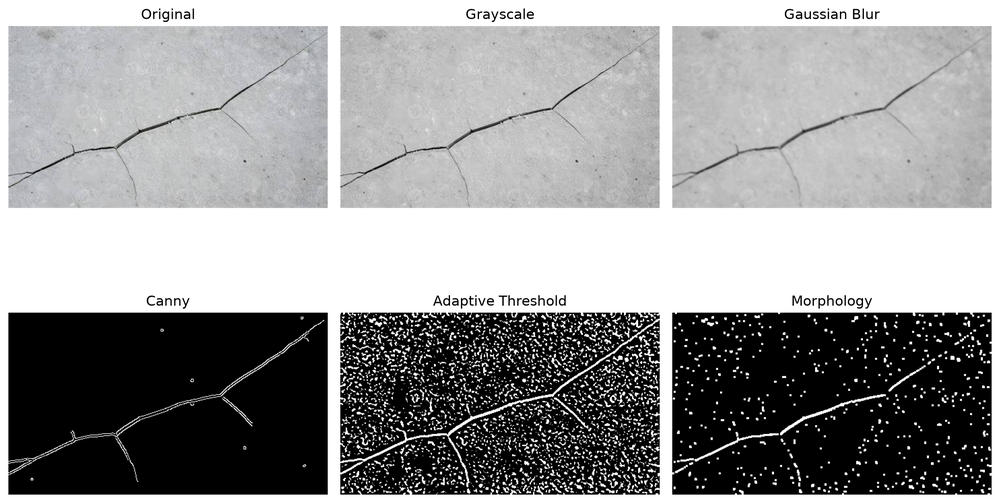
#> input picture experiments/results/comparison.png, 1000 x 503 px, shrunk from 2380 x 1197 before the run
$ python main.py --image ../experiments/results/comparison.png
#> lines starting #> are read from the running program, lines starting #| are printed output that depends on the picture; after the words box and inside, x2 and y2 are one past the last pixel; in counts of white or black regions, pixels touching at a corner belong together
### src/crack_detection.py

from pathlib import Path
import argparse

import cv2
import matplotlib.pyplot as plt
import numpy as np


def detect_cracks(image_path, output_dir="experiments/results"):
#> called with output_dir = 'experiments/results'
    image_path = Path(image_path)

    image = cv2.imread(str(image_path))
#> image is the input picture: shape (503, 1000, 3); mean B, G, R 151.2, 150.9, 150.8
    if image is None:
        raise FileNotFoundError(f"Cannot read image: {image_path}")

    output_dir = Path(output_dir)
    output_dir.mkdir(parents=True, exist_ok=True)

    # 1. Preprocessing
    gray = cv2.cvtColor(image, cv2.COLOR_BGR2GRAY)
    blurred = cv2.GaussianBlur(gray, (5, 5), 0)
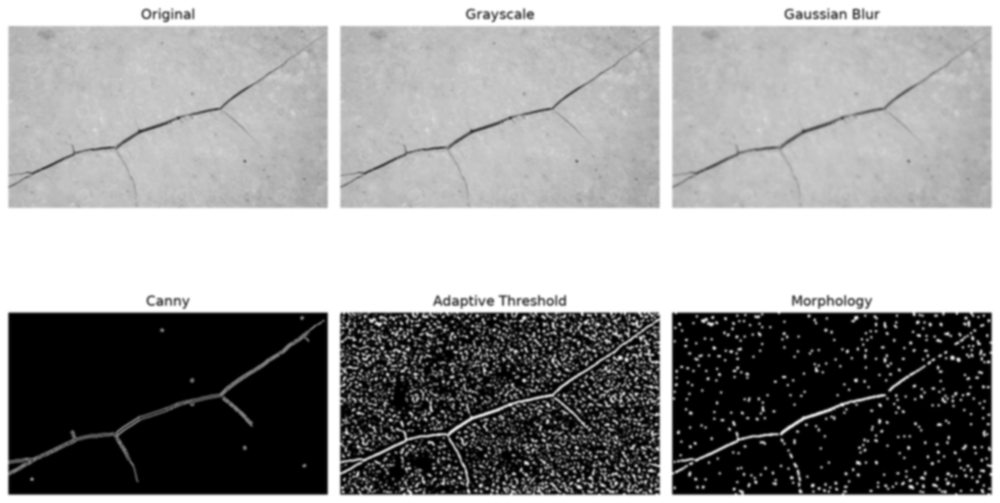
#> blurred: shape (503, 1000); min 0, max 255, mean 150.9

    # 2. Canny edge detection
    canny = cv2.Canny(blurred, 50, 150)
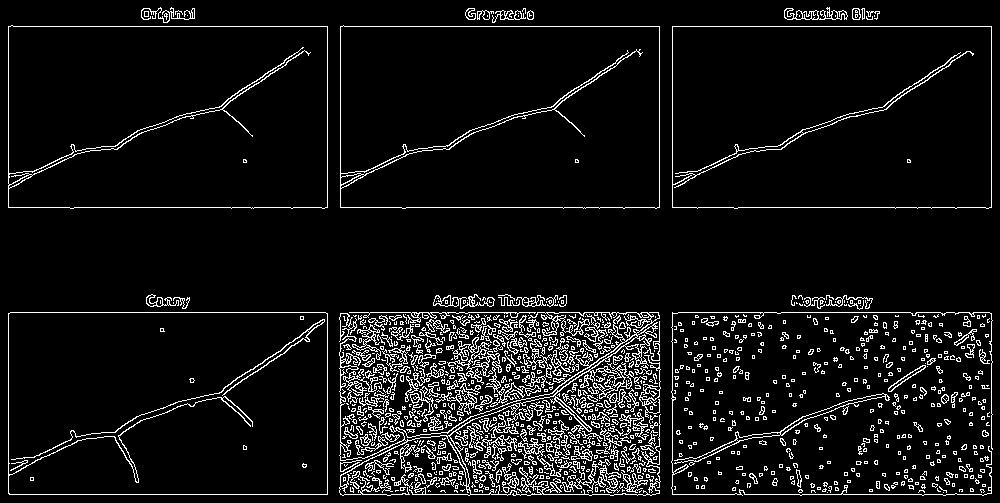
#> canny: shape (503, 1000); 7.3% white in thin lines or dots

    # 3. Adaptive thresholding
    threshold = cv2.adaptiveThreshold(
        blurred,
        255,
        cv2.ADAPTIVE_THRESH_GAUSSIAN_C,
        cv2.THRESH_BINARY_INV,
        11,
        2,
    )
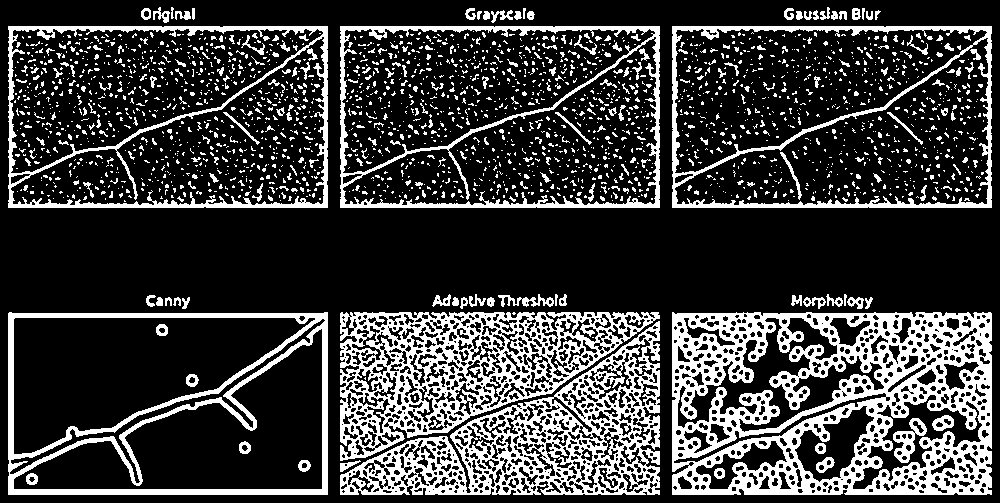
#> threshold: shape (503, 1000); 23.5% white; 2394 white regions (2142 under 20 px), largest, box (x1, y1, x2, y2) and area: (672, 312, 992, 495) 30949, (340, 312, 660, 461) 17219, (340, 321, 660, 495) 16914

    # 4. Morphological processing
    kernel = np.ones((3, 3), np.uint8)
    morphology = cv2.morphologyEx(
        threshold,
        cv2.MORPH_OPEN,
        kernel,
    )
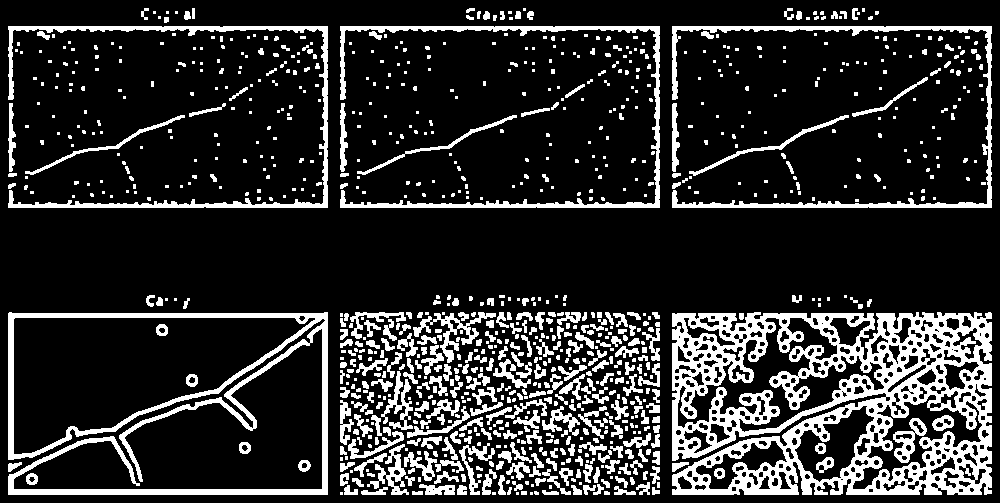
#> morphology: shape (503, 1000); 18% white; 973 white regions (577 under 20 px), largest, box (x1, y1, x2, y2) and area: (672, 312, 992, 495) 29941, (8, 312, 328, 495) 9509, (672, 26, 992, 208) 4290

    # 5. Save output images
    results = {
        "Original": cv2.cvtColor(image, cv2.COLOR_BGR2RGB),
        "Grayscale": gray,
        "Gaussian Blur": blurred,
        "Canny": canny,
        "Adaptive Threshold": threshold,
        "Morphology": morphology,
    }

    for name, result in results.items():
        filename = name.lower().replace(" ", "_") + ".png"
        save_image = (
            cv2.cvtColor(result, cv2.COLOR_RGB2BGR)
            if result.ndim == 3
            else result
        )
        cv2.imwrite(str(output_dir / filename), save_image)
#> this loop made 6 passes
#> (name, filename) on passes 1 to 6: ('Original', 'original.png'), ('Grayscale', 'grayscale.png'), ('Gaussian Blur', 'gaussian_blur.png'), ('Canny', 'canny.png'), ('Adaptive Threshold', 'adaptive_threshold.png'), ('Morphology', 'morphology.png')

    # 6. Generate comparison figure
    fig, axes = plt.subplots(2, 3, figsize=(12, 8))

    for ax, (name, result) in zip(axes.flat, results.items()):
        if result.ndim == 2:
            ax.imshow(result, cmap="gray", vmin=0, vmax=255)
        else:
            ax.imshow(result)

        ax.set_title(name)
        ax.axis("off")
#> this loop made 6 passes

    plt.tight_layout()
    plt.savefig(
        output_dir / "comparison.png",
        dpi=200,
        bbox_inches="tight",
    )
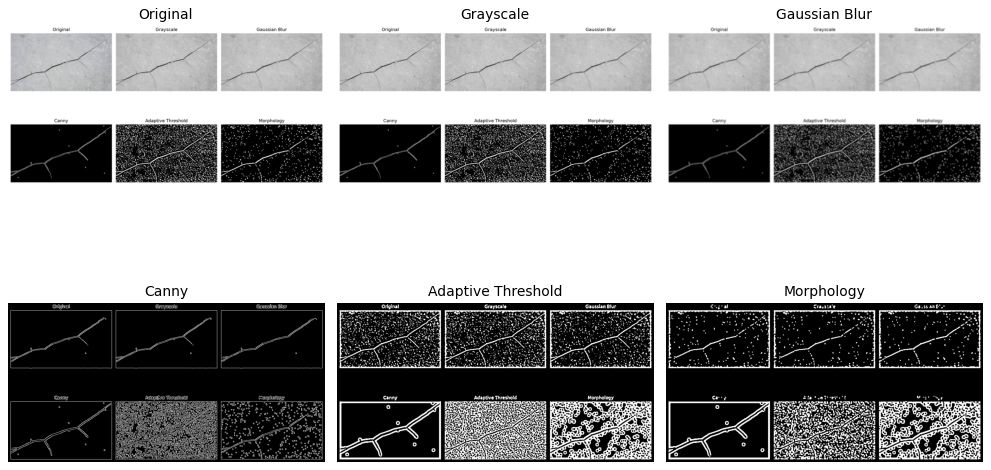
#> figure drawn by matplotlib, 6 panels
    plt.close(fig)

    print(f"Processing complete. Results saved to: {output_dir}")


# [10 lines that do not run on import are left out]

### src/main.py

import argparse
from pathlib import Path

import cv2
import numpy as np

from crack_detection import detect_cracks


def main():
    parser = argparse.ArgumentParser(
        description="Automated Concrete Crack Detection"
    )

    parser.add_argument(
        "--image",
        required=True,
        help="Path to the concrete image"
    )

    parser.add_argument(
        "--output",
        default="experiments/results",
        help="Directory for processed images"
    )

    args = parser.parse_args()

    image_path = Path(args.image)

    if not image_path.is_file():
        print(f"Error: Image not found: {image_path}")
        return

    print("Automated Concrete Crack Detection")
    print("OpenCV Version:", cv2.__version__)
    print("NumPy Version:", np.__version__)

    detect_cracks(image_path, args.output)

    print("Image processing completed successfully!")


if __name__ == "__main__":
    main()

$ run again, with experiments/results/confusion_morphology.png copied over experiments/results/comparison.png
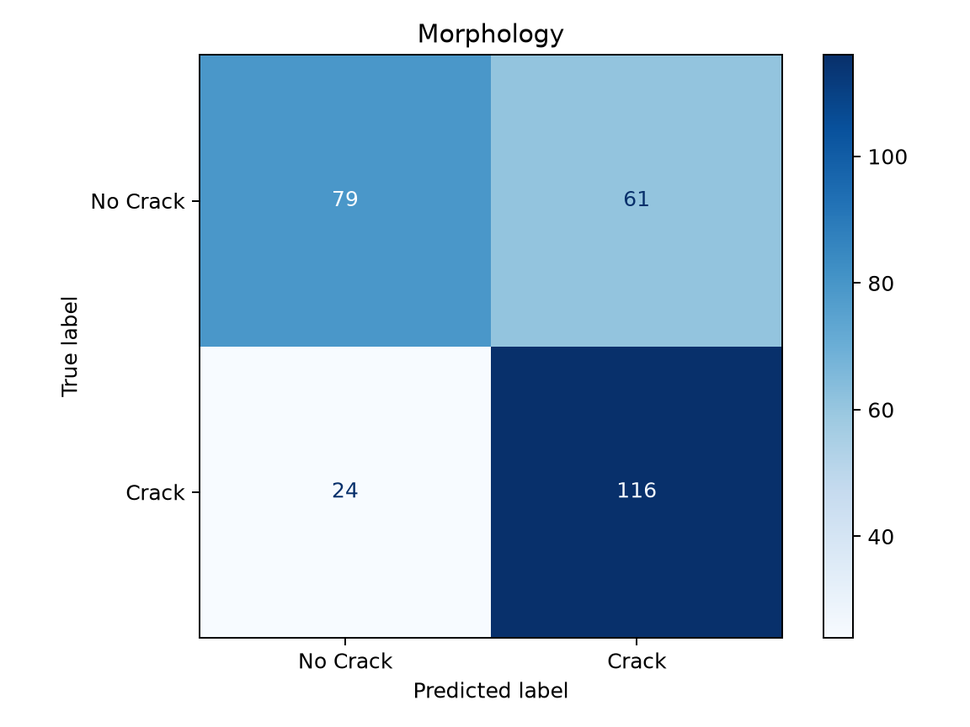
#> input picture experiments/results/confusion_morphology.png, 970 x 727 px, shrunk from 1152 x 864 before the run
#> in detect_cracks, image is the input picture: shape (727, 970, 3); mean B, G, R 222.1, 204.5, 183
#> in detect_cracks, `canny = cv2.Canny(blurred, 50, 150)`:
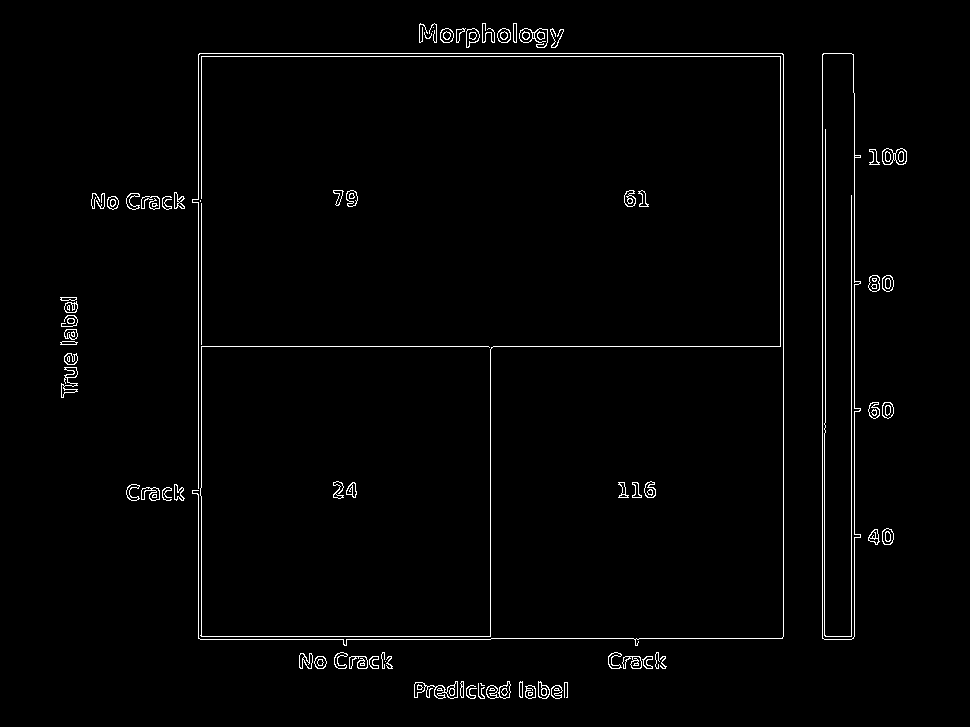
#> canny: shape (727, 970); 1.7% white in thin lines or dots, all inside (x1, y1, x2, y2) = (60, 23, 907, 699)
#> threshold: shape (727, 970); 3.8% white; 75 white regions, largest, box (x1, y1, x2, y2) and area: (191, 53, 784, 646) 14480, (822, 53, 862, 639) 4271, (615, 477, 660, 503) 719
#> in detect_cracks, `morphology = cv2.morphologyEx( threshold, cv2.MORPH_OPEN, kernel, )`:
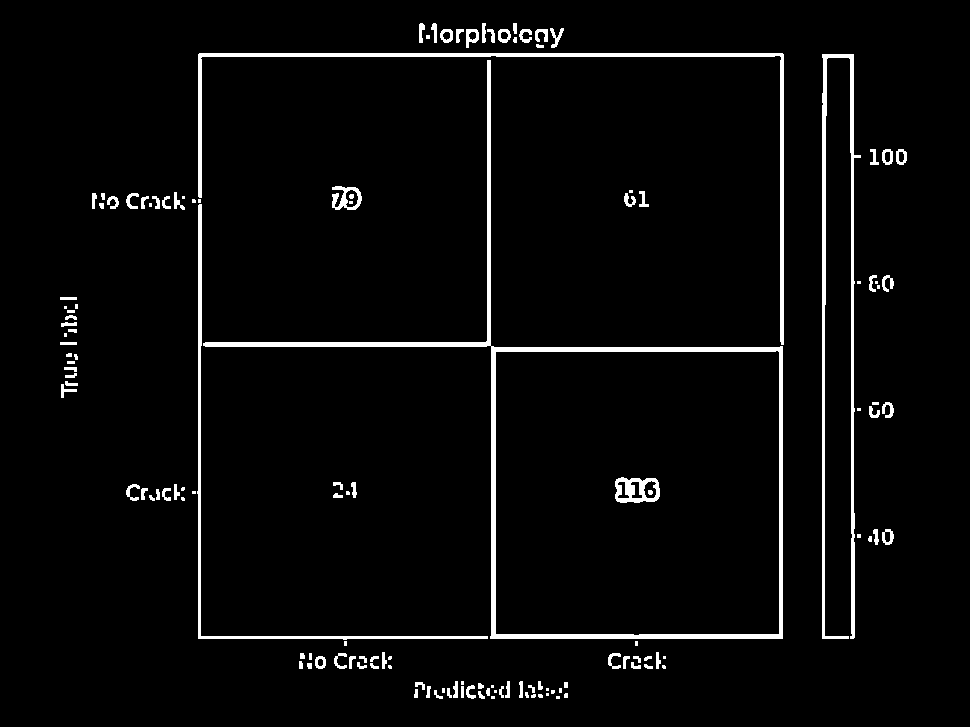
#> morphology: shape (727, 970); 3.6% white; 141 white regions (40 under 20 px), largest, box (x1, y1, x2, y2) and area: (203, 60, 783, 639) 8021, (822, 54, 861, 639) 4192, (198, 53, 784, 345) 4040
#> the loop in detect_cracks, `for name, result in results.items():` made 6 passes
#> (name, filename) on passes 1 to 6: ('Original', 'original.png'), ('Grayscale', 'grayscale.png'), ('Gaussian Blur', 'gaussian_blur.png'), ('Canny', 'canny.png'), ('Adaptive Threshold', 'adaptive_threshold.png'), ('Morphology', 'morphology.png')
#> the loop in detect_cracks, `for ax, (name, result) in zip(axes.flat, results.items()):` made 6 passes
